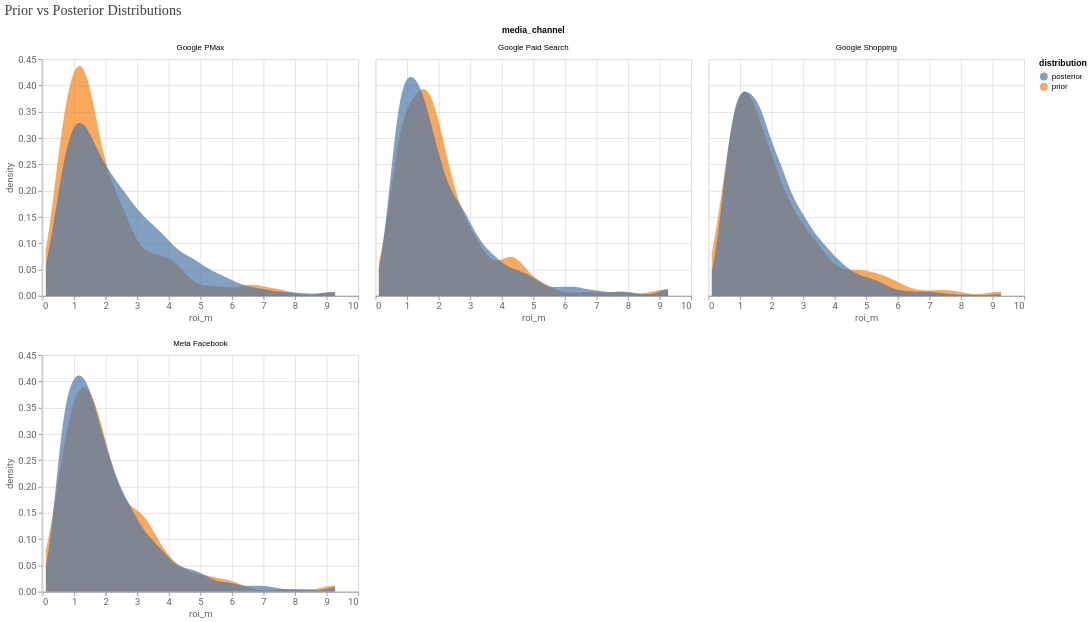

Notebook source saved alongside this figure:
### Code cell
# Meridian's built-in prior/posterior plot for other parameter blocks
model_diagnostics.plot_prior_and_posterior_distribution()

### Figure 1 — Vega-Lite specification as saved in the notebook (floating-point values rounded to 4 significant figures; data arrays with more than 128 entries replaced by an {"elided": "..."} marker saying what was removed)
{"config": {"view": {"continuousWidth": 300, "continuousHeight": 300}, "axis": {"labelColor": "#5F6368", "labelFont": "Roboto", "labelFontSize": 12, "titleColor": "#5F6368", "titleFont": "Roboto", "titleFontSize": 12, "titleFontWeight": "normal"}}, "data": {"name": "data-6dc5d9225f44719064b0e178d98a91b9"}, "facet": {"field": "media_channel", "type": "nominal"}, "spec": {"mark": {"type": "area", "opacity": 0.7}, "encoding": {"color": {"field": "distribution", "type": "nominal"}, "x": {"field": "roi_m", "type": "quantitative"}, "y": {"field": "density", "stack": false, "type": "quantitative"}}, "name": "view_ef75663f31075fc5_0", "transform": [{"density": "roi_m", "groupby": ["media_channel", "distribution"], "as": ["roi_m", "density"]}], "width": 400}, "columns": 3, "params": [{"name": "param_1e9efca18e7a2868", "select": {"type": "interval", "encodings": ["x", "y"]}, "bind": "scales", "views": ["view_ef75663f31075fc5_0"]}], "resolve": {"scale": {"x": "independent"}}, "title": {"text": "Prior vs Posterior Distributions", "anchor": "start", "color": "#3C4043", "font": "Google Sans Display", "fontSize": 18, "fontWeight": "normal", "offset": 10}, "$schema": "https://vega.github.io/schema/vega-lite/v6.4.1.json", "datasets": {"data-6dc5d9225f44719064b0e178d98a91b9": {"elided": "18000 records"}}}
